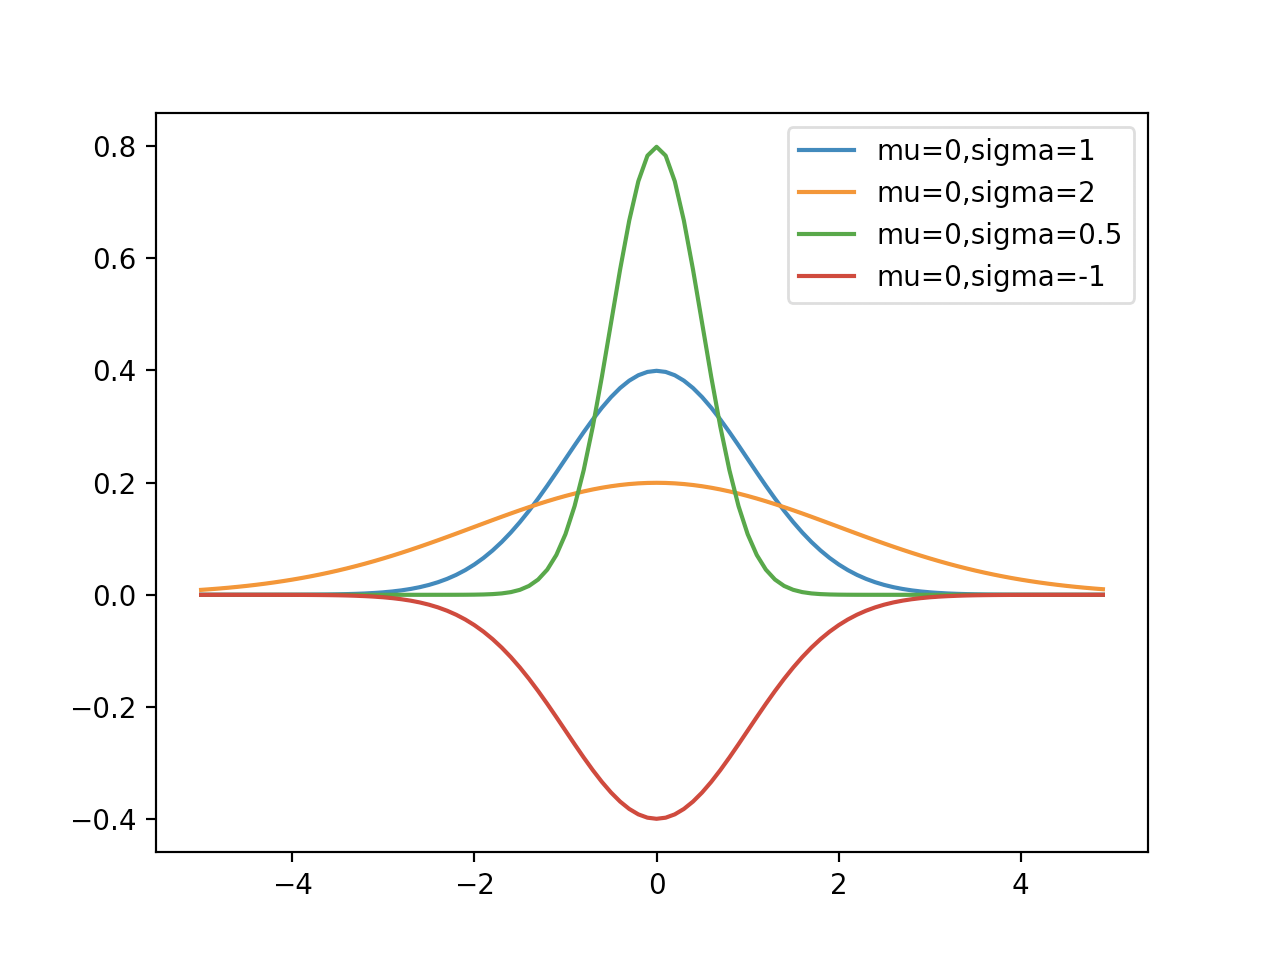

Source code (Python):
import matplotlib.pyplot as plt
import matplotlib.mlab as mlab
import math


def normal_pdf(x, mu=0, sigma=1):
    #implementing the probability distrubution function where mu is mean and sigma is standard deviation
    pi_sqrt = math.sqrt(2 * math.pi)
    return(math.exp(-(x-mu) ** 2 / 2 / sigma ** 2) / (pi_sqrt * sigma))

           
                   
from matplotlib import pyplot as plt
xs = [x / 10.0 for x in range(-50, 50)]
plt.plot(xs, [normal_pdf(x, sigma=1) for x in xs], '-', label='mu=0,sigma=1')
plt.plot(xs, [normal_pdf(x, sigma=2) for x in xs], '-', label='mu=0,sigma=2')
plt.plot(xs, [normal_pdf(x, sigma=0.5) for x in xs], '-', label='mu=0,sigma=0.5')
plt.plot(xs, [normal_pdf(x, sigma=-1) for x in xs], '-', label='mu=0,sigma=-1')
plt.legend()
plt.show()
